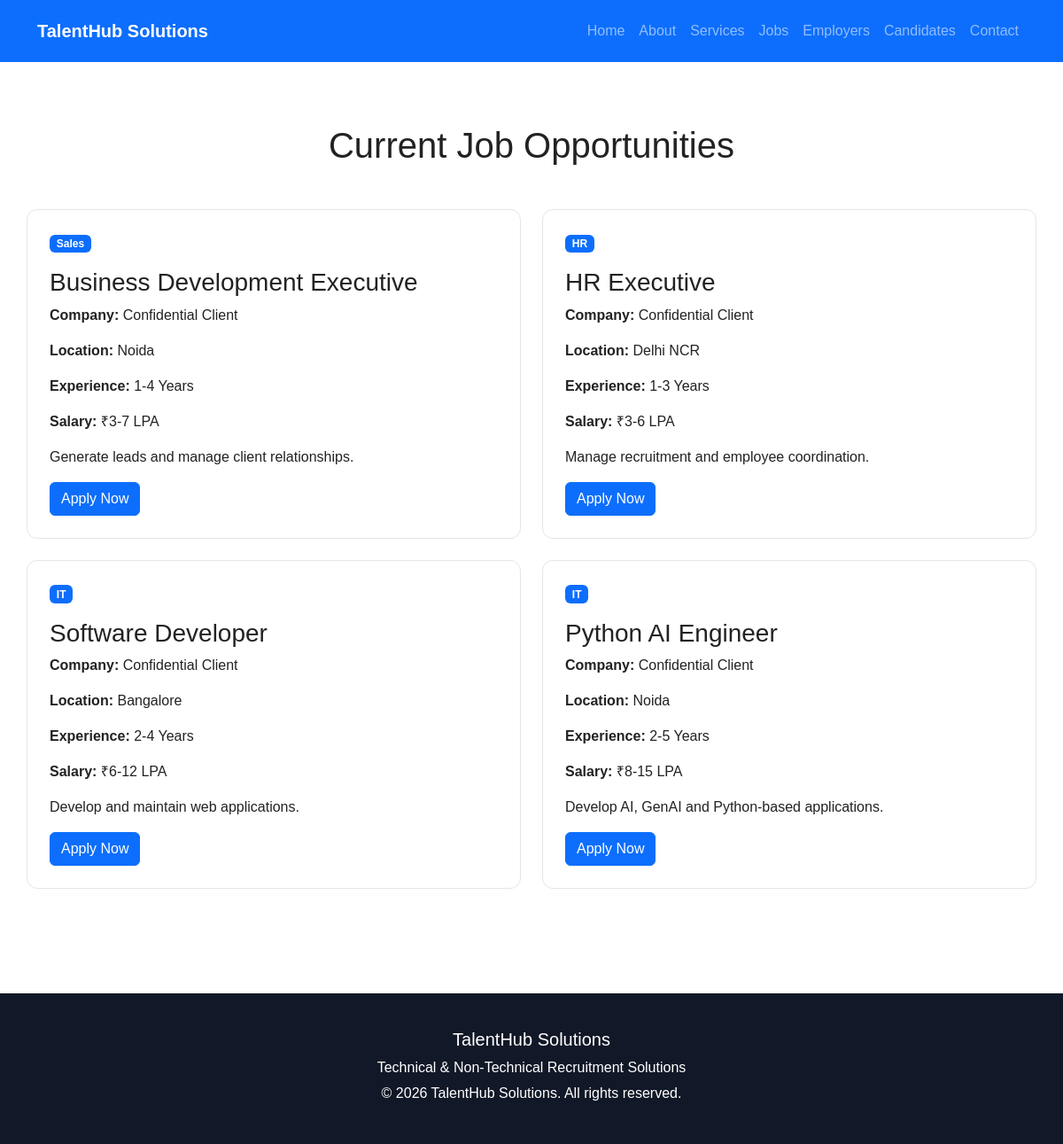
Page /jobs on the committed database.
### tables this page shows
CREATE TABLE jobs (
            id INTEGER PRIMARY KEY AUTOINCREMENT,
            title TEXT NOT NULL,
            company TEXT NOT NULL,
            location TEXT NOT NULL,
            experience TEXT,
            salary TEXT,
            category TEXT,
            description TEXT
        );

### app.py (the view)
@app.route("/jobs")
def jobs():
    conn = get_db()
    jobs = conn.execute(
        "SELECT * FROM jobs ORDER BY id DESC"
    ).fetchall()
    conn.close()
    return render_template("jobs.html", jobs=jobs)

### app.py (called while the page is built)
def get_db():
    conn = sqlite3.connect(DB)
    conn.row_factory = sqlite3.Row
    return conn

### templates/jobs.html (shortened to what this page needs)
{% extends "base.html" %}
{% block content %}
<div class="container page-section">
    <h1 class="text-center mb-5">
        Current Job Opportunities
    </h1>
    <div class="row g-4">
        {% for job in jobs %}
        <div class="col-md-6">
            <div class="job-card">
                <span class="badge bg-primary">
                    {{ job.category }}
                </span>
                <h3 class="mt-3">
                    {{ job.title }}
                </h3>
                <p>
                    <strong>Company:</strong>
                    {{ job.company }}
                </p>
                <p>
                    <strong>Location:</strong>
                    {{ job.location }}
                </p>
                <p>
                    <strong>Experience:</strong>
                    {{ job.experience }}
                </p>
                <p>
                    <strong>Salary:</strong>
                    {{ job.salary }}
                </p>
                <p>
                    {{ job.description }}
                </p>
                <a href="/candidates?job_id={{ job.id }}"
                   class="btn btn-primary">
                    Apply Now
                </a>
            </div>
        </div>
        {% else %}
        <div class="text-center">
            <p>No jobs available currently.</p>
        </div>
        {% endfor %}
    </div>
</div>
{% endblock %}

### static/css/style.css (style rules this page uses)
body { font-family: Arial, sans-serif; background: #ffffff; color: #222; }
.service-card, .job-card { background: white; padding: 25px; border-radius: 12px; border: 1px solid #e5e5e5; height: 100%; transition: 0.3s; }
.page-section { padding: 70px 0; }

### rows in the picture
jobs: category "Sales", title "Business Development Executive", company "Confidential Client", location "Noida", experience "1-4 Years", salary "₹3-7 LPA", description "Generate leads and manage client relationships."
jobs: category "HR", title "HR Executive", company "Confidential Client", location "Delhi NCR", experience "1-3 Years", salary "₹3-6 LPA", description "Manage recruitment and employee coordination."
jobs: category "IT", title "Software Developer", company "Confidential Client", location "Bangalore", experience "2-4 Years", salary "₹6-12 LPA", description "Develop and maintain web applications."
jobs: category "IT", title "Python AI Engineer", company "Confidential Client", location "Noida", experience "2-5 Years", salary "₹8-15 LPA", description "Develop AI, GenAI and Python-based applications."
